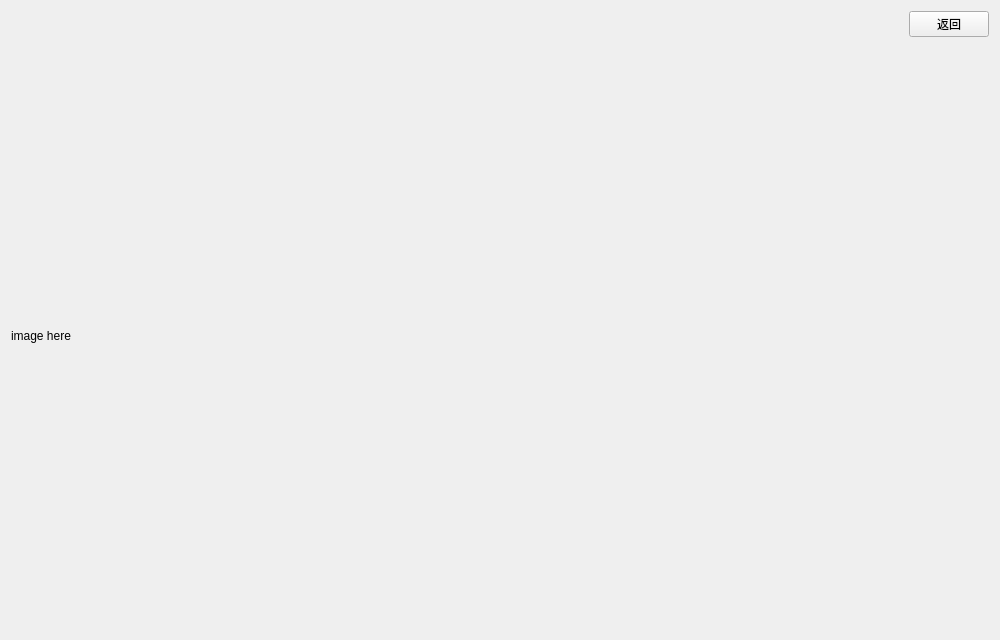
<?xml version="1.0" encoding="UTF-8"?>
<ui version="4.0">
 <class>ImMonitorPage</class>
 <widget class="QWidget" name="ImMonitorPage">
  <property name="geometry">
   <rect>
    <x>0</x>
    <y>0</y>
    <width>1000</width>
    <height>640</height>
   </rect>
  </property>
  <property name="windowTitle">
   <string>Form</string>
  </property>
  <layout class="QVBoxLayout" name="verticalLayout">
   <item>
    <layout class="QHBoxLayout" name="horizontalLayout">
     <item>
      <layout class="QHBoxLayout" name="horizontalLayout_2" stretch="0,0">
       <item>
        <spacer name="horizontalSpacer">
         <property name="orientation">
          <enum>Qt::Horizontal</enum>
         </property>
         <property name="sizeHint" stdset="0">
          <size>
           <width>40</width>
           <height>20</height>
          </size>
         </property>
        </spacer>
       </item>
       <item>
        <widget class="QPushButton" name="return_btn">
         <property name="sizePolicy">
          <sizepolicy hsizetype="Fixed" vsizetype="Fixed">
           <horstretch>1</horstretch>
           <verstretch>0</verstretch>
          </sizepolicy>
         </property>
         <property name="text">
          <string>返回</string>
         </property>
        </widget>
       </item>
      </layout>
     </item>
    </layout>
   </item>
   <item>
    <widget class="QLabel" name="image_lbl">
     <property name="sizePolicy">
      <sizepolicy hsizetype="Preferred" vsizetype="Expanding">
       <horstretch>0</horstretch>
       <verstretch>0</verstretch>
      </sizepolicy>
     </property>
     <property name="text">
      <string>image here</string>
     </property>
     <property name="scaledContents">
      <bool>true</bool>
     </property>
    </widget>
   </item>
  </layout>
 </widget>
 <resources/>
 <connections/>
</ui>
